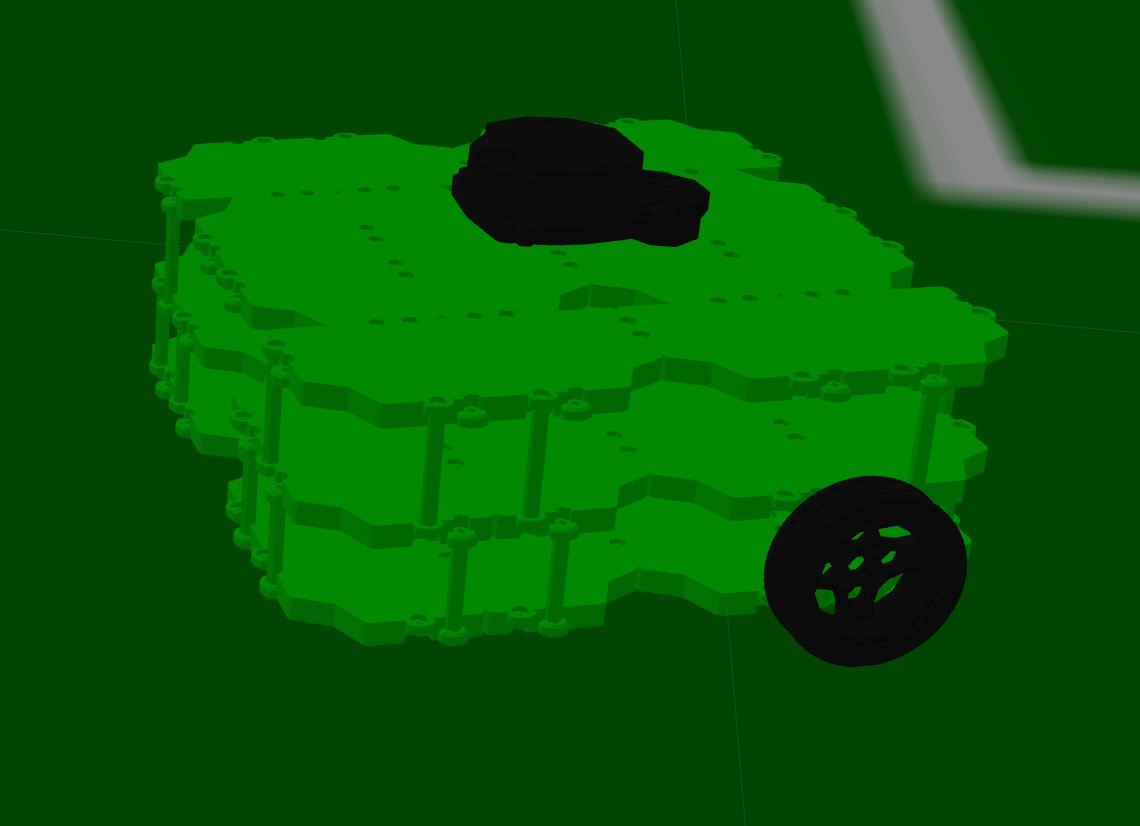
#> input picture p_group8_player/src/green.jpg, 1140 x 826 px
$ python -i driver_functions.py   (imports and definitions only)
#> lines starting #> are read from the running program, lines starting #| are printed output that depends on the picture; pictures that were not available may be replaced by others from this repository, and a replacement may not be noted
#!/usr/bin/python3

import cv2


def callbackPodium(image):
#> called with image = 'green.jpg'
    try:
        img = cv2.imread(image, 1)
#> img is the input picture: shape (826, 1140, 3); mean B, G, R 4.3, 88.1, 4.3
        cv2.namedWindow('Winning Team', cv2.WINDOW_NORMAL)
        cv2.resizeWindow('Winning Team', 1200, 675)

        first_place = cv2.imread('green.jpg', 1)
        first_place = cv2.resize(first_place, (160, 90), interpolation=cv2.INTER_AREA)
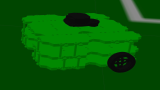
#> first_place: shape (90, 160, 3); mean B, G, R 4.3, 88.1, 4.3

        second_place = cv2.imread('blue.jpg', 1)
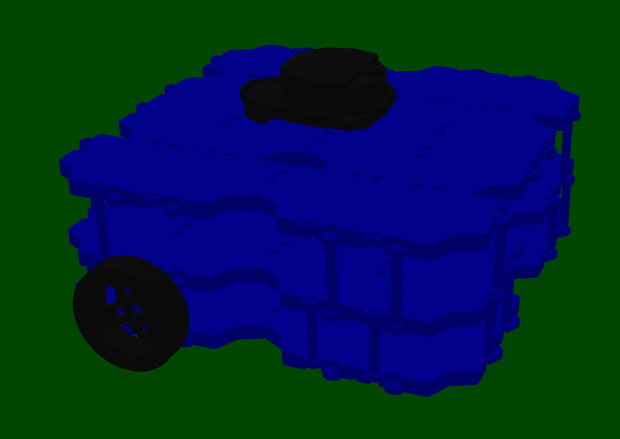
#> input picture p_group8_player/src/blue.jpg, 1239 x 878 px (shown at 1/2 size)
#> second_place is the input picture: shape (878, 1239, 3); mean B, G, R 58, 35.4, 1.6
        second_place = cv2.resize(second_place, (100, 70), interpolation=cv2.INTER_AREA)
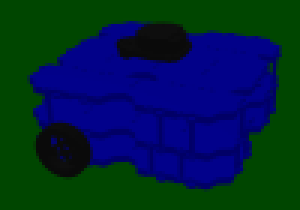
#> second_place: shape (70, 100, 3) (shown 3 times larger); mean B, G, R 58, 35.3, 1.6

        third_place = cv2.imread('red.jpg', 1)
        third_place = cv2.resize(third_place, (100, 70), interpolation=cv2.INTER_AREA)
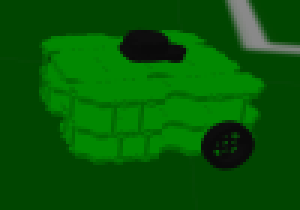
#> third_place: shape (70, 100, 3) (shown 3 times larger); mean B, G, R 4.3, 88.1, 4.3

        img[100:190, 180:340] = first_place
        img[130:200, 50:150] = second_place
        img[140:210, 375:475] = third_place
        cv2.putText(img, 'Team Hunting Olympics - Aveiro 2022', (80, 310),
                    fontFace=cv2.FONT_ITALIC, fontScale=0.5, color=(100, 50, 200), thickness=2)
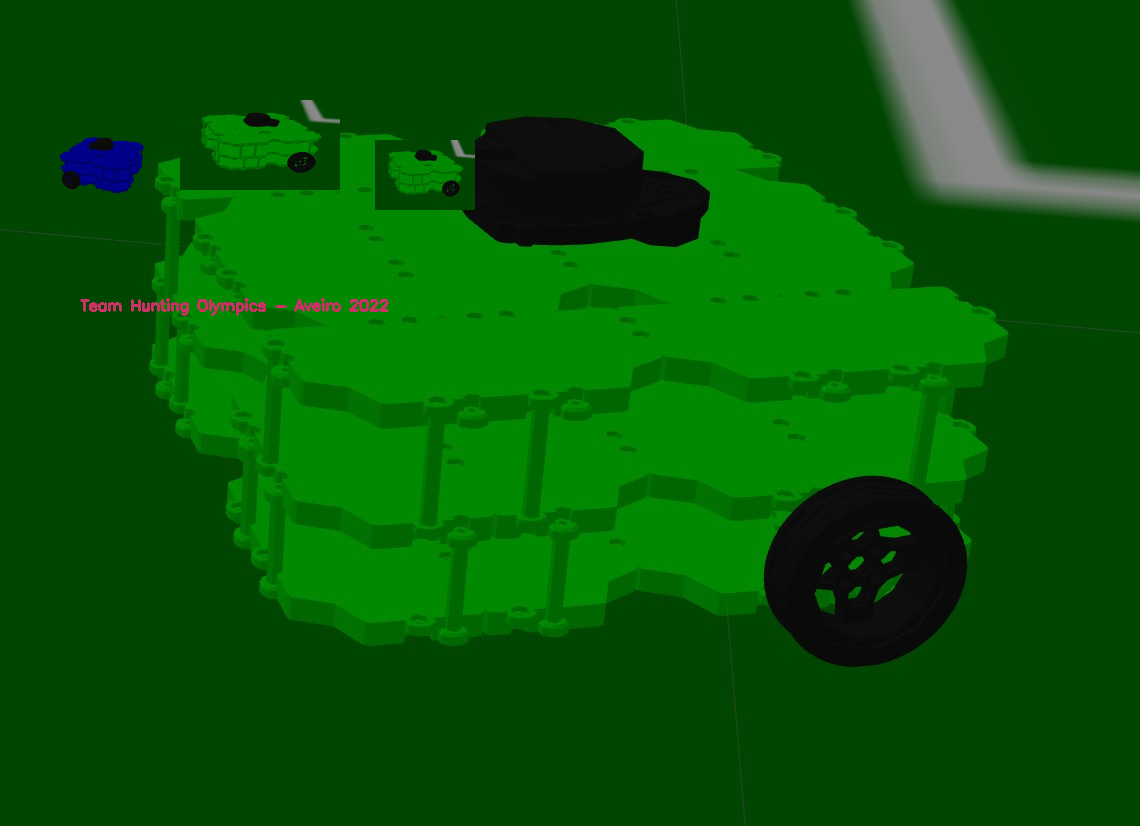
#> img: shape (826, 1140, 3); mean B, G, R 5, 87.2, 4.8
        return img

    except Exception as e:
        print(str(e))

>>> result = callbackPodium('green.jpg')
